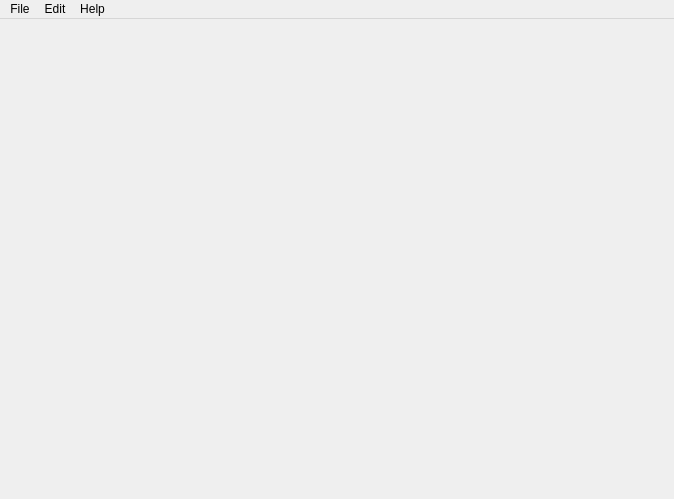
<?xml version="1.0" encoding="UTF-8"?>
<ui version="4.0">
 <class>MainWindow</class>
 <widget class="QMainWindow" name="MainWindow">
  <property name="windowModality">
   <enum>Qt::NonModal</enum>
  </property>
  <property name="enabled">
   <bool>true</bool>
  </property>
  <property name="geometry">
   <rect>
    <x>0</x>
    <y>0</y>
    <width>674</width>
    <height>499</height>
   </rect>
  </property>
  <property name="sizePolicy">
   <sizepolicy hsizetype="Preferred" vsizetype="Preferred">
    <horstretch>0</horstretch>
    <verstretch>0</verstretch>
   </sizepolicy>
  </property>
  <property name="minimumSize">
   <size>
    <width>0</width>
    <height>0</height>
   </size>
  </property>
  <property name="maximumSize">
   <size>
    <width>10000</width>
    <height>10000</height>
   </size>
  </property>
  <property name="windowTitle">
   <string notr="true">Risen xmatEdit Alpha</string>
  </property>
  <property name="windowOpacity">
   <double>1.000000000000000</double>
  </property>
  <widget class="QWidget" name="centralWidget">
   <layout class="QVBoxLayout" name="verticalLayout">
    <item>
     <widget class="QtTreePropertyBrowser" name="qttreepropertybrowser" native="true">
      <property name="layoutDirection">
       <enum>Qt::RightToLeft</enum>
      </property>
     </widget>
    </item>
   </layout>
  </widget>
  <widget class="QMenuBar" name="menuBar">
   <property name="geometry">
    <rect>
     <x>0</x>
     <y>0</y>
     <width>674</width>
     <height>22</height>
    </rect>
   </property>
   <widget class="QMenu" name="menuFile">
    <property name="title">
     <string>File</string>
    </property>
    <addaction name="actionOpen"/>
    <addaction name="actionSave"/>
    <addaction name="actionSaveAs"/>
    <addaction name="separator"/>
    <addaction name="actionExit"/>
   </widget>
   <widget class="QMenu" name="menuHelp">
    <property name="layoutDirection">
     <enum>Qt::LeftToRight</enum>
    </property>
    <property name="title">
     <string>Help</string>
    </property>
    <addaction name="actionAbout"/>
   </widget>
   <widget class="QMenu" name="menuLanguage">
    <property name="title">
     <string/>
    </property>
    <property name="icon">
     <iconset resource="flags.qrc">
      <normaloff>:/flags/gb.png</normaloff>:/flags/gb.png</iconset>
    </property>
    <addaction name="actionEnglish"/>
    <addaction name="actionGerman"/>
   </widget>
   <widget class="QMenu" name="menuEdit">
    <property name="title">
     <string>Edit</string>
    </property>
    <addaction name="actionSkip"/>
   </widget>
   <addaction name="menuFile"/>
   <addaction name="menuEdit"/>
   <addaction name="menuHelp"/>
   <addaction name="menuLanguage"/>
  </widget>
  <action name="actionOpen">
   <property name="text">
    <string>Open...</string>
   </property>
  </action>
  <action name="actionSave">
   <property name="enabled">
    <bool>false</bool>
   </property>
   <property name="text">
    <string>Save</string>
   </property>
  </action>
  <action name="actionExit">
   <property name="text">
    <string>Exit</string>
   </property>
  </action>
  <action name="actionAbout">
   <property name="text">
    <string>About xmatEdit...</string>
   </property>
  </action>
  <action name="actionEnglish">
   <property name="icon">
    <iconset resource="flags.qrc">
     <normaloff>:/flags/gb.png</normaloff>:/flags/gb.png</iconset>
   </property>
   <property name="text">
    <string>English</string>
   </property>
  </action>
  <action name="actionGerman">
   <property name="icon">
    <iconset resource="flags.qrc">
     <normaloff>:/flags/de.png</normaloff>:/flags/de.png</iconset>
   </property>
   <property name="text">
    <string>Deutsch</string>
   </property>
   <property name="shortcut">
    <string/>
   </property>
  </action>
  <action name="actionSaveAs">
   <property name="enabled">
    <bool>false</bool>
   </property>
   <property name="text">
    <string>Save As...</string>
   </property>
  </action>
  <action name="actionSkip">
   <property name="enabled">
    <bool>false</bool>
   </property>
   <property name="text">
    <string>Goto next 'ImageFilePath'</string>
   </property>
   <property name="shortcut">
    <string>F3</string>
   </property>
  </action>
 </widget>
 <layoutdefault spacing="6" margin="11"/>
 <customwidgets>
  <customwidget>
   <class>QtTreePropertyBrowser</class>
   <extends>QWidget</extends>
   <header>qttreepropertybrowser.h</header>
  </customwidget>
 </customwidgets>
 <resources>
  <include location="flags.qrc"/>
 </resources>
 <connections/>
</ui>
